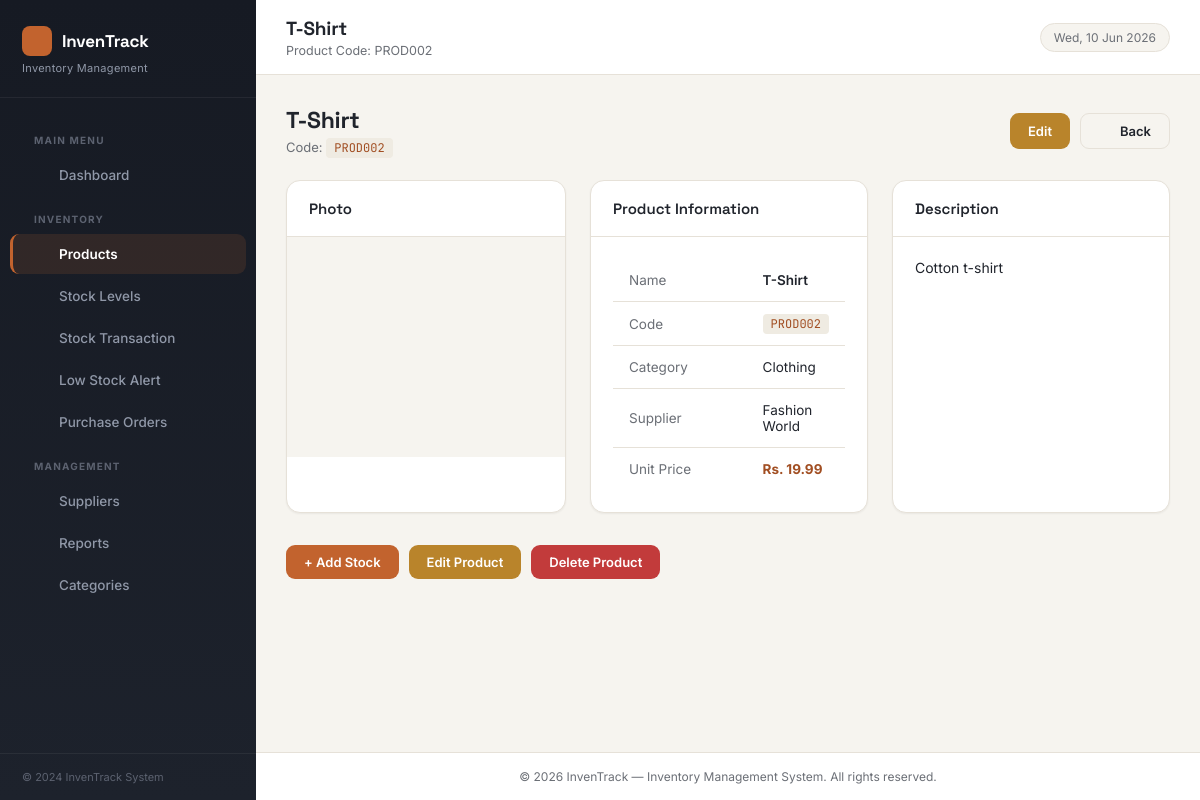
The page /pages/products/view.php?id=2 on the database its author committed.
### tables this page shows
CREATE TABLE products (
    product_id INT PRIMARY KEY AUTO_INCREMENT,
    product_name VARCHAR(150) NOT NULL,
    product_code VARCHAR(50) NOT NULL UNIQUE,
    category_id INT NOT NULL,
    supplier_id INT NOT NULL,
    unit_price DECIMAL(10, 2) NOT NULL,
    description TEXT,
    image_url VARCHAR(255),
    created_at TIMESTAMP DEFAULT CURRENT_TIMESTAMP,
    updated_at TIMESTAMP DEFAULT CURRENT_TIMESTAMP ON UPDATE CURRENT_TIMESTAMP,
    FOREIGN KEY (category_id) REFERENCES categories(category_id),
    FOREIGN KEY (supplier_id) REFERENCES suppliers(supplier_id)
);

CREATE TABLE categories (
    category_id INT PRIMARY KEY AUTO_INCREMENT,
    category_name VARCHAR(100) NOT NULL UNIQUE,
    description TEXT,
    created_at TIMESTAMP DEFAULT CURRENT_TIMESTAMP
);

CREATE TABLE suppliers (
    supplier_id INT PRIMARY KEY AUTO_INCREMENT,
    supplier_name VARCHAR(100) NOT NULL,
    contact_person VARCHAR(100),
    email VARCHAR(100),
    phone VARCHAR(15),
    address TEXT,
    city VARCHAR(50),
    state VARCHAR(50),
    zip_code VARCHAR(10),
    created_at TIMESTAMP DEFAULT CURRENT_TIMESTAMP,
    updated_at TIMESTAMP DEFAULT CURRENT_TIMESTAMP ON UPDATE CURRENT_TIMESTAMP
);

### classes/Product.php (called while the page is built, shortened)
<?php
class Product {
    private $conn;
    private $table = 'products';
    public function __construct($db) {
        $this->conn = $db;
    }
    public function getProductById($id) {
        $query = "SELECT p.*, c.category_name, s.supplier_name
                  FROM " . $this->table . " p
                  LEFT JOIN categories c ON p.category_id = c.category_id
                  LEFT JOIN suppliers s ON p.supplier_id = s.supplier_id
                  WHERE p.product_id = ?";
        $stmt = $this->conn->prepare($query);
        $stmt->bind_param('i', $id);
        $stmt->execute();
        $result = $stmt->get_result();
        if ($result && $result->num_rows > 0) {
            return $result->fetch_assoc();
        }
        return false;
    }
}
?>

### pages/products/view.php (the view, shortened to what this page needs)
<?php
require_once '../../config/database.php';
require_once '../../classes/Product.php';
require_once '../../includes/icons.php';
$product = new Product($conn);
$product_id = $_GET['id'] ?? 0;
$searchedCode = isset($_GET['code']) ? trim($_GET['code']) : '';
if ($searchedCode !== '') {
    $productData = $product->getProductByCode($searchedCode);
} elseif ($product_id > 0) {
    $productData = $product->getProductById($product_id);
} else {
    header("Location: list.php"); exit;
}
    ?>
    <?php
$pageTitle = htmlspecialchars($productData['product_name']);
$pageSubtitle = 'Product Code: ' . htmlspecialchars($productData['product_code']);
$activeMenu = 'products'; $cssPath = '../../assets/css/style.css';
$jsPath = '../../assets/js/script.js'; $basePath = '../../';
require_once '../../includes/layout.php';
?>
<div class="page-header">
    <div>
        <h1><?php echo htmlspecialchars($productData['product_name']); ?></h1>
        <p>Code: <code><?php echo htmlspecialchars($productData['product_code']); ?></code></p>
    </div>
    <div style="display:flex;gap:10px;">
        <a href="edit.php?id=<?php echo $productData['product_id']; ?>" class="btn btn-warning">Edit</a>
        <a href="list.php" class="btn btn-secondary"><?php echo icon('arrow-left', 15); ?> Back</a>
    </div>
</div>
<div style="display:grid;grid-template-columns:280px 1fr 1fr;gap:24px;">
    <div class="card">
        <div class="card-header"><h3>Photo</h3></div>
        <div class="card-body" style="padding:0;">
            <?php if (!empty($productData['image_url'])): ?>
                <img src="<?php echo htmlspecialchars($productData['image_url']); ?>" alt="<?php echo htmlspecialchars($productData['product_name']); ?>" class="product-photo" onerror="this.style.display='none'; this.nextElementSibling.style.display='flex';">
                <div class="product-photo-fallback" style="display:none;"></div>
            <?php else: ?>
                <div class="product-photo-fallback"></div>
            <?php endif; ?>
        </div>
    </div>
    <div class="card">
        <div class="card-header"><h3>Product Information</h3></div>
        <div class="card-body">
            <table style="margin:0;">
                <tbody>
                    <tr><td class="text-muted" style="width:140px;">Name</td><td><span class="fw-600"><?php echo htmlspecialchars($productData['product_name']); ?></span></td></tr>
                    <tr><td class="text-muted">Code</td><td><code><?php echo htmlspecialchars($productData['product_code']); ?></code></td></tr>
                    <tr><td class="text-muted">Category</td><td><?php echo htmlspecialchars($productData['category_name'] ?? '—'); ?></td></tr>
                    <tr><td class="text-muted">Supplier</td><td><?php echo htmlspecialchars($productData['supplier_name'] ?? '—'); ?></td></tr>
                    <tr><td class="text-muted">Unit Price</td><td><span class="fw-bold text-primary">Rs. <?php echo number_format($productData['unit_price'], 2); ?></span></td></tr>
                </tbody>
            </table>
        </div>
    </div>
    <div class="card">
        <div class="card-header"><h3>Description</h3></div>
        <div class="card-body">
            <p><?php echo nl2br(htmlspecialchars($productData['description'] ?? 'No description provided.')); ?></p>
        </div>
    </div>
</div>
<div style="display:flex;gap:10px;margin-top:8px;">
    <a href="../../pages/inventory/add-transaction.php?product_id=<?php echo $productData['product_id']; ?>" class="btn btn-primary">+ Add Stock</a>
    <a href="edit.php?id=<?php echo $productData['product_id']; ?>" class="btn btn-warning">Edit Product</a>
    <a href="delete.php?id=<?php echo $productData['product_id']; ?>" class="btn btn-danger" onclick="return confirm('Delete this product?')">Delete Product</a>
</div>
<?php require_once '../../includes/layout-end.php'; ?>

### includes/layout.php (shortened to what this page needs)
<?php
require_once __DIR__ . '/icons.php';
$assetBase = '';
if (isset($basePath) && $basePath !== '') {
    $assetBase = rtrim($basePath, '/') . '/';
} else {
    $assetBase = '../';
}
$resolvedCss = isset($cssPath) ? $cssPath : ($assetBase . 'assets/css/style.css');
?>
<!DOCTYPE html>
<html lang="en">
<head>
    <link rel="stylesheet" href="<?php echo htmlspecialchars($resolvedCss); ?>">
</head>
<body>
<aside class="sidebar">
    <div class="sidebar-brand">
        <h2><span class="sidebar-logo"><?php echo icon('box', 18); ?></span> InvenTrack</h2>
        <p>Inventory Management</p>
    </div>
    <ul class="sidebar-menu">
        <li class="sidebar-section-title">Main Menu</li>
        <li>
            <a href="<?php echo $basePath ?? '../'; ?>index.php"
               class="<?php echo ($activeMenu === 'dashboard') ? 'active' : ''; ?>">
                <span class="menu-icon"><?php echo icon('home', 18); ?></span> Dashboard
            </a>
        </li>
        <li class="sidebar-section-title">Inventory</li>
        <li>
            <a href="<?php echo $basePath ?? '../'; ?>pages/products/list.php"
               class="<?php echo ($activeMenu === 'products') ? 'active' : ''; ?>">
                <span class="menu-icon"><?php echo icon('box', 18); ?></span> Products
            </a>
        </li>
        <li>
            <a href="<?php echo $basePath ?? '../'; ?>pages/inventory/list.php"
               class="<?php echo ($activeMenu === 'inventory') ? 'active' : ''; ?>">
                <span class="menu-icon"><?php echo icon('layers', 18); ?></span> Stock Levels
            </a>
        </li>
        <li>
            <a href="<?php echo $basePath ?? '../'; ?>pages/inventory/add-transaction.php"
               class="<?php echo ($activeMenu === 'transaction') ? 'active' : ''; ?>">
                <span class="menu-icon"><?php echo icon('repeat', 18); ?></span> Stock Transaction
            </a>
        </li>
        <li>
            <a href="<?php echo $basePath ?? '../'; ?>pages/inventory/low-stock.php"
               class="<?php echo ($activeMenu === 'lowstock') ? 'active' : ''; ?>">
                <span class="menu-icon"><?php echo icon('alert-triangle', 18); ?></span> Low Stock Alert
            </a>
        </li>
        <li>
            <a href="<?php echo $basePath ?? '../'; ?>pages/purchase-orders/list.php"
               class="<?php echo ($activeMenu === 'purchase-orders') ? 'active' : ''; ?>">
                <span class="menu-icon"><?php echo icon('clipboard', 18); ?></span> Purchase Orders
            </a>
        </li>
        <li class="sidebar-section-title">Management</li>
        <li>
            <a href="<?php echo $basePath ?? '../'; ?>pages/suppliers/list.php"
               class="<?php echo ($activeMenu === 'suppliers') ? 'active' : ''; ?>">
                <span class="menu-icon"><?php echo icon('building', 18); ?></span> Suppliers
            </a>
        </li>
        <li>
            <a href="<?php echo $basePath ?? '../'; ?>pages/reports/index.php"
               class="<?php echo ($activeMenu === 'reports') ? 'active' : ''; ?>">
                <span class="menu-icon"><?php echo icon('bar-chart', 18); ?></span> Reports
            </a>
        </li>
        <li>
            <a href="<?php echo $basePath ?? '../'; ?>pages/categories/list.php"
               class="<?php echo ($activeMenu === 'categories') ? 'active' : ''; ?>">
                <span class="menu-icon"><?php echo icon('grid', 18); ?></span> Categories
            </a>
        </li>
    </ul>
    <div class="sidebar-footer">
        &copy; 2024 InvenTrack System
    </div>
</aside>
<div class="main-wrapper">
    <div class="topbar">
        <div>
            <div class="topbar-title"><?php echo htmlspecialchars($pageTitle ?? 'Dashboard'); ?></div>
            <div class="topbar-subtitle"><?php echo htmlspecialchars($pageSubtitle ?? 'Inventory Management System'); ?></div>
        </div>
        <div class="topbar-right">
            <span class="topbar-date"><?php echo date('D, d M Y'); ?></span>
        </div>
    </div>
    <div class="page-content">

### rows shown on the page
products: product_name "T-Shirt", product_code "Product Code: PROD002", product_code "PROD002", category.category_name "Clothing", supplier.supplier_name "Fashion World", unit_price "19.99", description "Cotton t-shirt"
